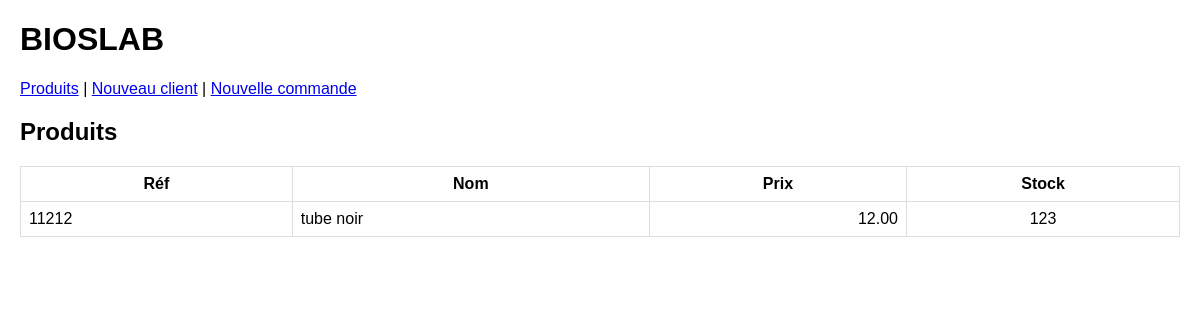
The page / on the database its author committed.
### stock/models.py (models this page shows, shortened)
class Product(models.Model):
    reference = models.CharField(max_length=50, unique=True)
    nom = models.CharField(max_length=200)
    description = models.TextField(blank=True)
    prix_unitaire = models.DecimalField(max_digits=10, decimal_places=2)
    quantite_stock = models.PositiveIntegerField(default=0)
    class Meta:
        verbose_name = "Produit"

### stock/views.py (the view)
# urls.py: path('', views.product_list, name='product_list'),
def product_list(request):
    products = Product.objects.all()
    return render(request, 'stock/product_list.html', {'products': products})

### stock/templates/stock/product_list.html (shortened to what this page needs)
{% extends 'stock/base.html' %}
{% block content %}
<h2>Produits</h2>
<table>
  <thead><tr><th>Réf</th><th>Nom</th><th>Prix</th><th>Stock</th></tr></thead>
  <tbody>
  {% for p in products %}
    <tr>
      <td>{{ p.reference }}</td>
      <td>{{ p.nom }}</td>
      <td class="right">{{ p.prix_unitaire }}</td>
      <td class="center">{{ p.quantite_stock }}</td>
    </tr>
  {% empty %}
    <tr><td colspan="4">Aucun produit.</td></tr>
  {% endfor %}
  </tbody>
</table>
{% endblock %}

### stock/templates/stock/base.html (style rules this page uses)
body { font-family: Arial, sans-serif; margin:20px; }
table { width:100%; border-collapse: collapse; }
th,td { padding:8px; border:1px solid #ddd; }
.right { text-align:right; }
.center { text-align:center; }

### rows shown on the page
Product: reference "11212", nom "tube noir", prix_unitaire "12.00", quantite_stock "123"
